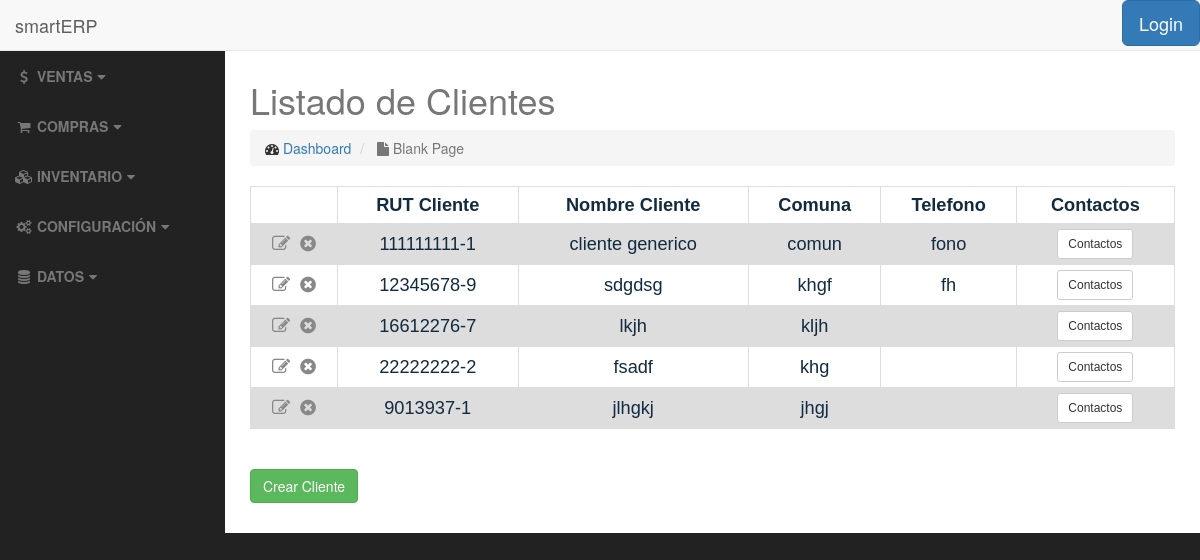
Before: /clients/ with the older database file.
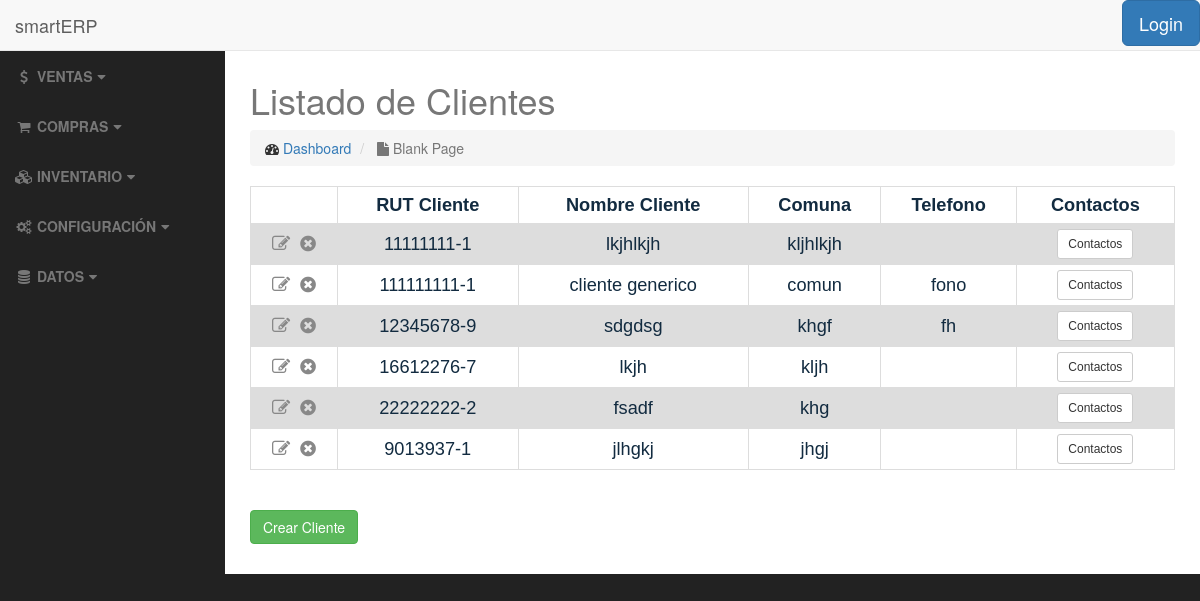
After: the same page with the newer database file.
### clients/models.py (models this page shows, shortened)
class Client(models.Model):
    client_rut = models.CharField(max_length=12, unique=True, verbose_name="RUT", validators=[rut_validate])
    client_name = models.CharField(max_length=250, verbose_name="Nombre Cliente")
    client_giro = models.CharField(max_length=200, verbose_name="Giro")
    client_address = models.CharField(max_length=100, verbose_name="Direccion")
    client_comuna = models.CharField(max_length=50, verbose_name="Comuna")
    client_ciudad = models.CharField(max_length=50, verbose_name="Ciudad")
    client_region = models.CharField(max_length=50, verbose_name="Region")
    client_tel = models.CharField(max_length=20, blank=True, verbose_name="Telefono")
    client_email = models.EmailField(blank=True, verbose_name="E-mail")
    is_active = models.BooleanField(default=True, verbose_name="Activo")
    class Meta:
        ordering = ['client_rut']

### clients/views.py (the view)
class ClientListView(ListView):
    template_name = 'clients/client_list.html'
    def get_queryset(self):
        return Client.objects.all()

### clients/templates/clients/client_list.html (shortened to what this page needs)
{% extends 'base.html' %}
<h2>{% block title %}Listado de Clientes{% endblock %}</h2>
{% block body %}
    <table>
            {% if object_list %}
                <tr>
                    <th></th>
                    <th>RUT Cliente</th>
                    <th>Nombre Cliente</th>
                    <th>Comuna</th>
                    <th>Telefono</th>
                    <th>Contactos</th>
                </tr>
                    {% for client in object_list %}
                        <tr>
                            <td>
                                <a href="{% url 'clients:client-update' client.pk %}"><i class="fa fa-pencil-square-o" title="Editar"></i></a>&nbsp;
                                <a href="{% url 'clients:client-delete' client.pk %}"><i class="fa fa-times-circle" title="Eliminar"></i></a>
                            </td>
                            <td>{{ client.client_rut }}</td>
                            <td>{{ client.client_name }}</td>
                            <td>{{ client.client_comuna }}</td>
                            <td>{{ client.client_tel }}</td>
                            <td>
                                <a href="{% url 'clients:contact_list' client.pk %}" class="btn btn-default btn-sm">Contactos</a>
                            </td>
                        </tr>
                    {% endfor %}
            {% else %}
                <h3>No hay clientes registrados</h3>
            {% endif %}
    </table>
    <br>
    <br>
    <a href="{% url 'clients:client-add' %}" class="btn btn-success">Crear Cliente</a>
    <br>
    <br>
{% endblock %}

Changed rows visible on the page:
added Client: client_rut "11111111-1", client_name "lkjhlkjh", client_comuna "kljhlkjh"
